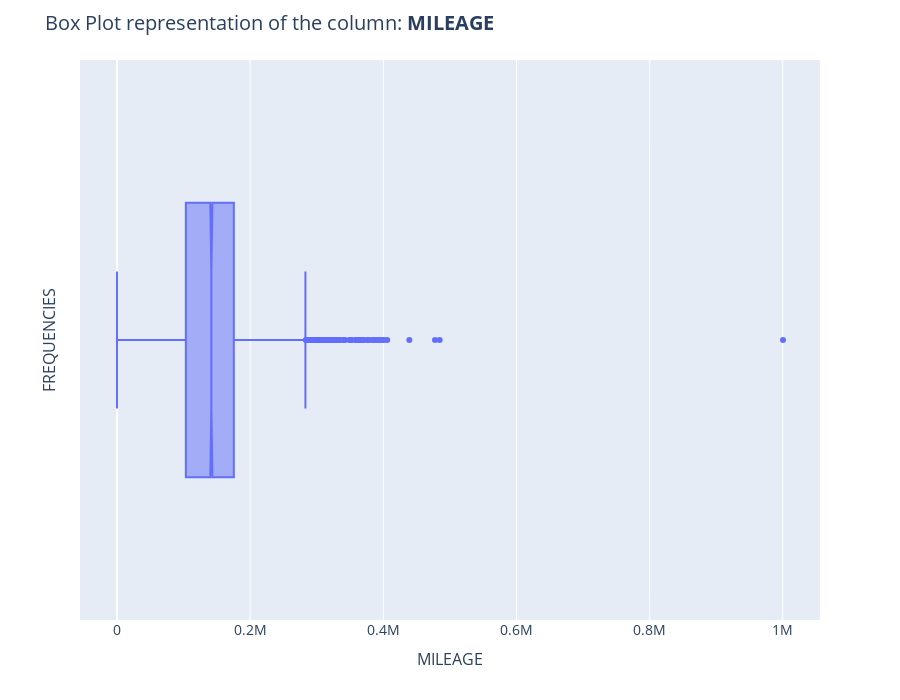
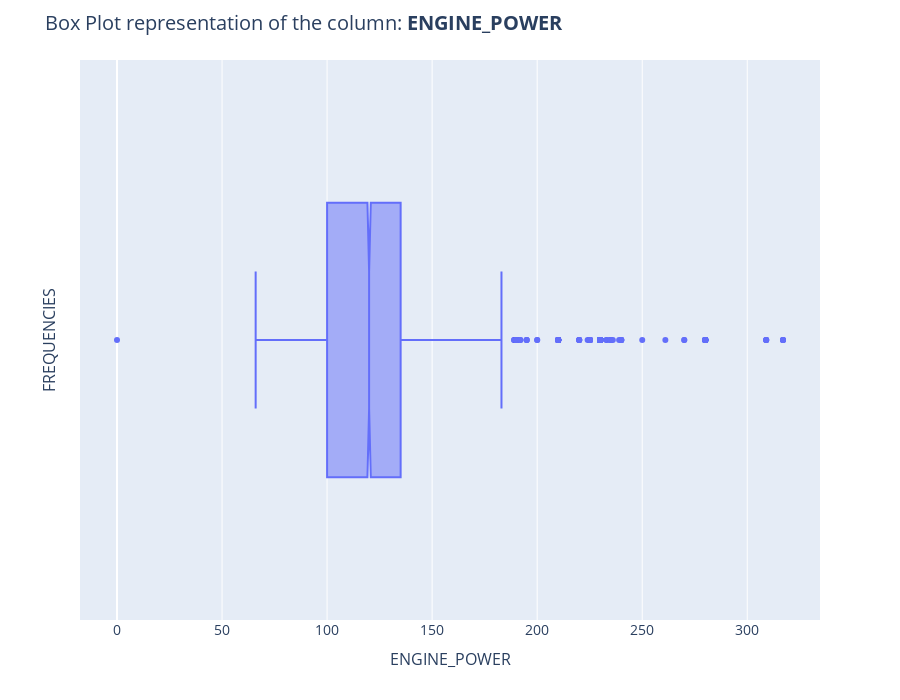
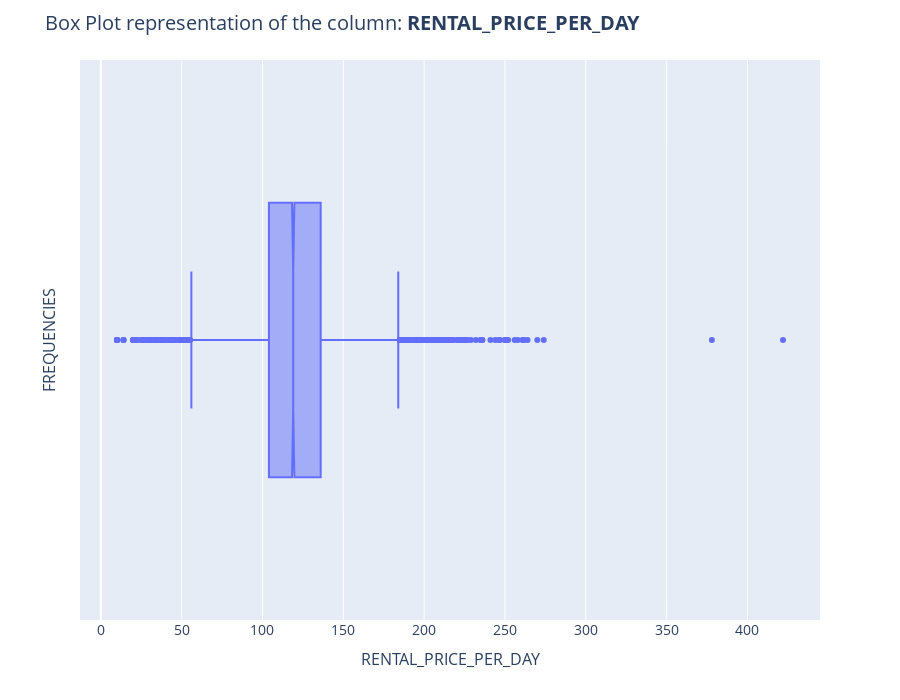

Notebook source saved alongside these figures, in order:
### Code cell
box_plot(['mileage', 'engine_power', 'rental_price_per_day'])

### Figure 1 — Plotly figure (JSON) as saved in the notebook; plotly's stock layout.template omitted (floating-point values rounded to 4 significant figures; data arrays with more than 128 entries replaced by an {"elided": "..."} marker saying what was removed)
{"data": [{"alignmentgroup": "True", "hovertemplate": "mileage=%{x}<extra></extra>", "legendgroup": "", "marker": {"color": "#636efa"}, "name": "", "notched": true, "offsetgroup": "", "orientation": "h", "showlegend": false, "type": "box", "x": {"elided": "4804 int values"}, "x0": " ", "xaxis": "x", "y0": " ", "yaxis": "y"}], "layout": {"boxmode": "group", "height": 700, "legend": {"tracegroupgap": 0}, "margin": {"t": 60}, "title": {"font": {"size": 20}, "text": "Box Plot representation of the column: <b>MILEAGE</b>"}, "xaxis": {"anchor": "y", "domain": [0, 1], "tickfont": {"size": 14}, "title": {"font": {"size": 16}, "text": "MILEAGE"}}, "yaxis": {"anchor": "x", "domain": [0, 1], "tickfont": {"size": 14}, "title": {"font": {"size": 16}, "text": "FREQUENCIES"}}}}

### Figure 2 — Plotly figure (JSON) as saved in the notebook; plotly's stock layout.template omitted (floating-point values rounded to 4 significant figures; data arrays with more than 128 entries replaced by an {"elided": "..."} marker saying what was removed)
{"data": [{"alignmentgroup": "True", "hovertemplate": "engine_power=%{x}<extra></extra>", "legendgroup": "", "marker": {"color": "#636efa"}, "name": "", "notched": true, "offsetgroup": "", "orientation": "h", "showlegend": false, "type": "box", "x": {"elided": "4804 int values"}, "x0": " ", "xaxis": "x", "y0": " ", "yaxis": "y"}], "layout": {"boxmode": "group", "height": 700, "legend": {"tracegroupgap": 0}, "margin": {"t": 60}, "title": {"font": {"size": 20}, "text": "Box Plot representation of the column: <b>ENGINE_POWER</b>"}, "xaxis": {"anchor": "y", "domain": [0, 1], "tickfont": {"size": 14}, "title": {"font": {"size": 16}, "text": "ENGINE_POWER"}}, "yaxis": {"anchor": "x", "domain": [0, 1], "tickfont": {"size": 14}, "title": {"font": {"size": 16}, "text": "FREQUENCIES"}}}}

### Figure 3 — Plotly figure (JSON) as saved in the notebook; plotly's stock layout.template omitted (floating-point values rounded to 4 significant figures; data arrays with more than 128 entries replaced by an {"elided": "..."} marker saying what was removed)
{"data": [{"alignmentgroup": "True", "hovertemplate": "rental_price_per_day=%{x}<extra></extra>", "legendgroup": "", "marker": {"color": "#636efa"}, "name": "", "notched": true, "offsetgroup": "", "orientation": "h", "showlegend": false, "type": "box", "x": {"elided": "4804 int values"}, "x0": " ", "xaxis": "x", "y0": " ", "yaxis": "y"}], "layout": {"boxmode": "group", "height": 700, "legend": {"tracegroupgap": 0}, "margin": {"t": 60}, "title": {"font": {"size": 20}, "text": "Box Plot representation of the column: <b>RENTAL_PRICE_PER_DAY</b>"}, "xaxis": {"anchor": "y", "domain": [0, 1], "tickfont": {"size": 14}, "title": {"font": {"size": 16}, "text": "RENTAL_PRICE_PER_DAY"}}, "yaxis": {"anchor": "x", "domain": [0, 1], "tickfont": {"size": 14}, "title": {"font": {"size": 16}, "text": "FREQUENCIES"}}}}
